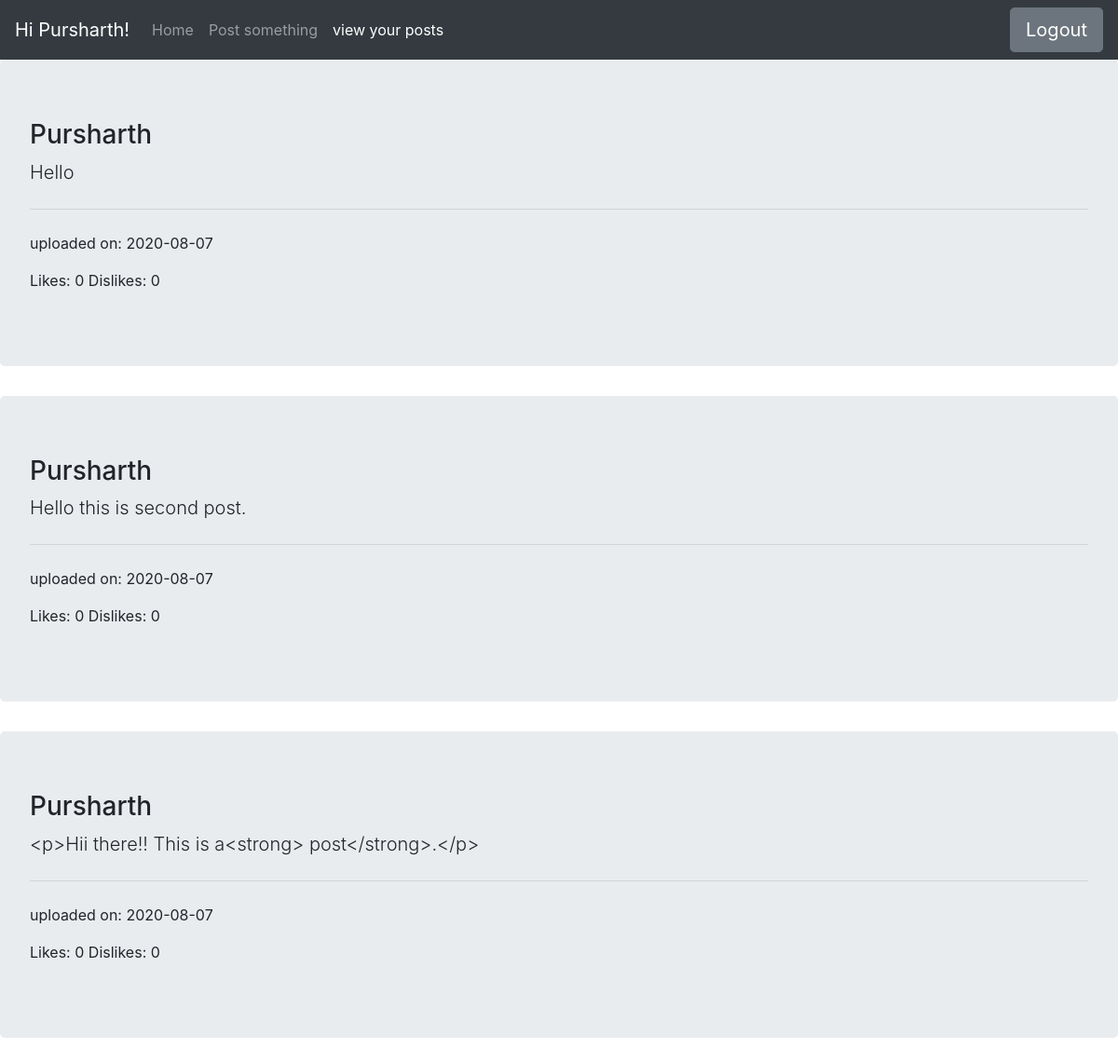
The page /viewall.html (signed in) on the database its author committed.
### tables this page shows
CREATE TABLE posts (id INTEGER PRIMARY KEY,userid INTEGER,username TEXT,useremail TEXT,dateofupload date,content TEXT,likes INTEGER,dislikes INTEGER);

### server.py (the view)
@app.route('/viewall.html')
def viewall():
    data = backend.display_user_posts(session['user_pk'])
    if 'user_id' in session:
        return render_template('viewall.html',data=data,name=session['user_id'])
    else:
        return redirect('/index.html')

### backend.py (called while the page is built)
def display_user_posts(user_pk):
    conn = sqlite3.connect('blogging.db')
    cur = conn.cursor()
    cur.execute("Select * from posts where userid={}".format(user_pk))
    rows = cur.fetchall()
    conn.close()
    return rows

### templates/viewall.html (shortened to what this page needs)
<!doctype html>
<html lang="en">
  <head>
    <link rel="stylesheet" href="https://stackpath.bootstrapcdn.com/bootstrap/4.5.1/css/bootstrap.min.css">
  </head>
  <body>
    <nav class="navbar navbar-expand-lg navbar-dark bg-dark">
  <a class="navbar-brand" href="#">Hi {{name}}!</a>
  <div class="collapse navbar-collapse" id="navbarText">
    <ul class="navbar-nav mr-auto">
      <li class="nav-item">
        <a class="nav-link" href="./dashboard.html">Home</a>
      </li>
      <li class="nav-item">
        <a class="nav-link" href="./newpost.html">Post something</a>
      </li>
      <li class="nav-item active">
        <a class="nav-link" href="">view your posts <span class="sr-only">(current)</span></a>
      </li>
    </ul>
    <form action='logout' method='post'>
    <button type="submit" class="btn btn-secondary btn-lg">Logout</button>
    </form>
  </div>
</nav>
{% for post in data %}
  <div class="jumbotron">
  <h3 class="display-5">{{post[2]}}</h3>
  <p class="lead">{{post[5]}}</p>
  <hr class="my-4">
  <p> uploaded on: {{post[4]}}</p>
  <p> Likes: {{post[6]}}   Dislikes: {{post[7]}}</p>
</div>
{% endfor %}
  </body>
</html>

### rows shown on the page
posts: username "Pursharth", content "Hello", dateofupload "2020-08-07", likes "0", dislikes "0"
posts: username "Pursharth", content "Hello this is second post.", dateofupload "2020-08-07", likes "0", dislikes "0"
posts: username "Pursharth", content "<p>Hii there!! This is a<strong> post</strong>.</p>", dateofupload "2020-08-07", likes "0", dislikes "0"

### other values the page prints
{{ name }} "Pursharth"
